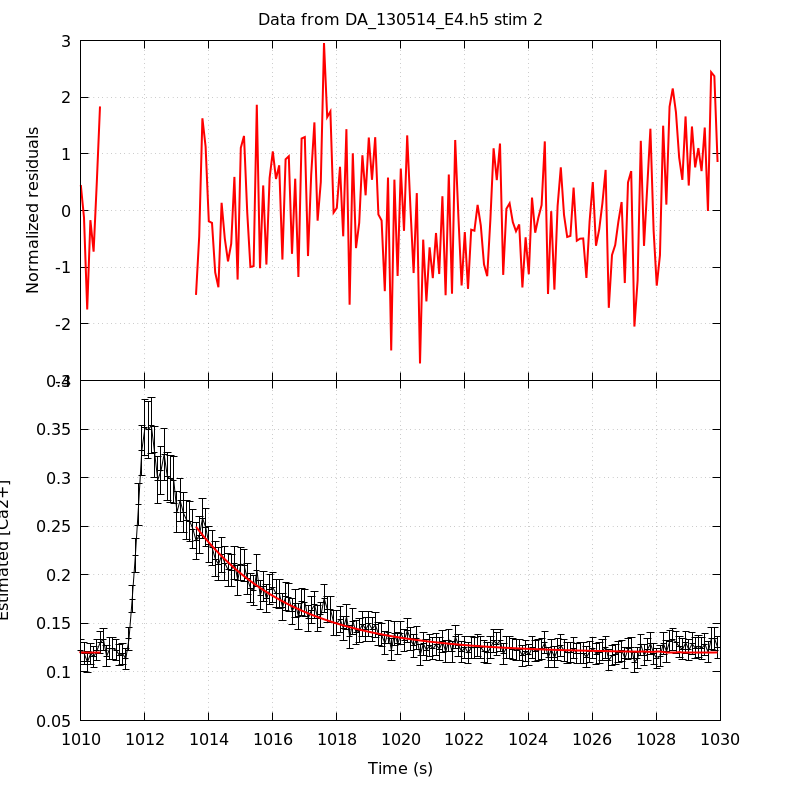

This figure's gnuplot source:
unset key
set grid
set multiplot title 'Data from DA_130514_E4.h5 stim 2' noenhanced layout 2,1 margins 0.1,0.9,0.1,0.95 spacing 0,0
set ylabel 'Normalized residuals'
set xtics format ''
plot 'DA_130514_E4_aba_RatioFit_s2' using 1:4 with lines linecolor rgb 'red' linewidth 2
set format x '%g'
set xlabel 'Time (s)'
set ylabel 'Estimated [Ca2+]'
plot 'DA_130514_E4_aba_CaRatio_s2' using 1:2:($3*1.96) with yerrorlines \
     linecolor rgb 'black' linewidth 1,                \
     'DA_130514_E4_aba_RatioFit_s2' using 1:3 with lines linecolor rgb 'red'\
     linewidth 2
unset multiplot
